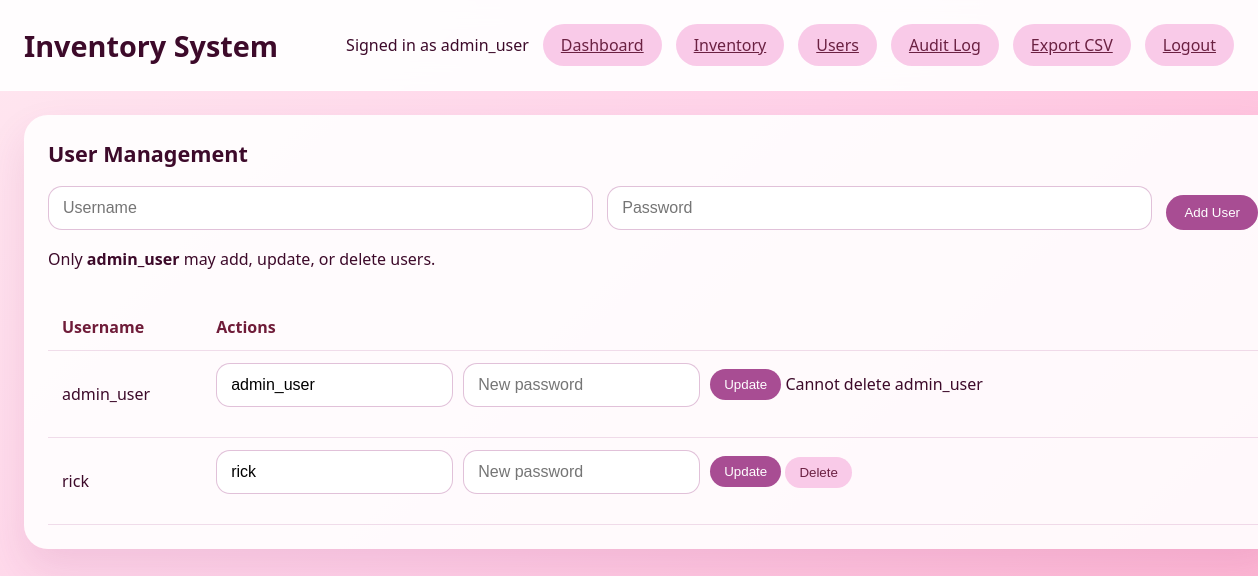
/users (signed in), run on the app's committed database.
### app.py (models this page shows, shortened)
class InventoryItemUser(UserMixin, db.Model):
    __tablename__ = 'inventory_item_user'
    OID = db.Column(db.Integer, primary_key=True)
    username = db.Column(db.String(150), unique=True, nullable=False)
    encrypt_password_hash = db.Column(db.String(255), nullable=False)

### app.py (the view)
@app.route('/users')
@login_required
def users():
    if not is_admin_user():
        flash('User management is restricted to admin_user.', 'danger')
        return redirect(url_for('dashboard'))
    users = InventoryItemUser.query.order_by(InventoryItemUser.username).all()
    return render_template('users.html', users=users)

### app.py (called while the page is built)
@login_manager.user_loader
def load_user(user_id):
    return InventoryItemUser.query.get(int(user_id))

def is_admin_user():
    return current_user.is_authenticated and current_user.username == 'admin_user'

@app.context_processor
def inject_now():
    return {'now': datetime.utcnow()}

### templates/users.html (shortened to what this page needs)
{% extends 'base.html' %}
{% block content %}
<div class="dashboard-grid">
  <section class="panel full-width">
    <h2>User Management</h2>
    <form action="{{ url_for('save_user') }}" method="post" class="grid-form">
      <input type="text" name="username" placeholder="Username" required>
      <input type="password" name="password" placeholder="Password" required>
      <button class="button" type="submit">Add User</button>
    </form>
    <p class="note">Only <strong>admin_user</strong> may add, update, or delete users.</p>
    <div class="user-table-wrapper">
      <table class="user-table">
        <thead>
          <tr>
            <th>Username</th>
            <th>Actions</th>
          </tr>
        </thead>
        <tbody>
          {% for user in users %}
          <tr>
            <td>{{ user.username }}</td>
            <td>
              <form action="{{ url_for('save_user') }}" method="post" class="inline-form user-form">
                {% if user.username == 'admin_user' %}
                  <input type="text" name="username" value="{{ user.username }}" readonly>
                {% else %}
                  <input type="text" name="username" value="{{ user.username }}" required>
                {% endif %}
                <input type="password" name="password" placeholder="New password">
                <button class="button small" type="submit">Update</button>
              </form>
              {% if user.username != 'admin_user' %}
              <form action="{{ url_for('delete_user') }}" method="post" class="inline-form user-form">
                <button class="button small secondary" type="submit">Delete</button>
              </form>
              {% else %}
                <span class="note">Cannot delete admin_user</span>
              {% endif %}
            </td>
          </tr>
          {% endfor %}
        </tbody>
      </table>
    </div>
  </section>
</div>
{% endblock %}

### templates/base.html (shortened to what this page needs)
<!doctype html>
<html lang="en">
<head>
  <link rel="stylesheet" href="{{ url_for('static', filename='css/style.css') }}">
</head>
<body>
  <div class="app-shell">
    <header class="app-header">
      <div class="header-left">
        <h1>Inventory System</h1>
      </div>
      {% if current_user.is_authenticated %}
      <div class="user-bar">
        <span>Signed in as {{ current_user.username }}</span>
        <a class="button secondary" href="{{ url_for('dashboard') }}">Dashboard</a>
        <a class="button secondary" href="{{ url_for('inventory') }}">Inventory</a>
        <a class="button secondary" href="{{ url_for('users') }}">Users</a>
        <a class="button secondary" href="{{ url_for('audit_log') }}">Audit Log</a>
        <a class="button secondary" href="{{ url_for('export_inventory_csv') }}">Export CSV</a>
        <a class="button secondary" href="{{ url_for('logout') }}">Logout</a>
      </div>
      {% endif %}
    </header>
    <main class="page-content">
      {% block content %}{% endblock %}
    </main>
  </div>
</body>
</html>

### static/css/style.css (style rules this page uses)
body { margin: 0; font-family: 'Segoe UI', Tahoma, Geneva, Verdana, sans-serif; background: linear-gradient(135deg, #ffe7f0 0%, #ffd1e8 45%, #ffb3d1 100%); color: #3d0a2a; }
.app-shell { min-height: 100vh; display: flex; flex-direction: column; }
.app-header { padding: 24px; background: rgba(255, 255, 255, 0.92); backdrop-filter: blur(12px); border-bottom: 1px solid rgba(255, 255, 255, 0.7); display: flex; justify-content: space-between; align-items: center; }
.app-header h1 { margin: 0; font-size: 1.8rem; }
.user-bar { display: flex; align-items: center; gap: 14px; }
.button { border: none; padding: 10px 18px; border-radius: 999px; background: #a84d93; color: white; cursor: pointer; transition: background 0.2s ease; }
.button.secondary { background: rgba(249, 200, 231, 0.95); color: #6b2142; }
.button.small { padding: 8px 14px; }
.page-content { padding: 24px; width: 100%; max-width: 1280px; margin: 0 auto; }
.dashboard-grid { display: grid; grid-template-columns: repeat(auto-fit, minmax(280px, 1fr)); gap: 20px; }
.panel { background: rgba(255, 255, 255, 0.9); border-radius: 24px; padding: 24px; box-shadow: 0 20px 40px rgba(150, 45, 113, 0.12); }
.panel.full-width { grid-column: 1 / -1; }
.panel h2 { margin-top: 0; font-size: 1.35rem; }
.inline-form, .grid-form { display: grid; gap: 14px; margin-bottom: 18px; }
.grid-form { grid-template-columns: 1fr 1fr auto; align-items: end; }
.user-table-wrapper { overflow-x: auto; }
.user-table { width: 100%; border-collapse: collapse; margin-top: 18px; }
.user-table th, .user-table td { padding: 12px 14px; border-bottom: 1px solid rgba(169, 77, 147, 0.18); }
.user-table th { text-align: left; color: #6f1c39; }
.user-form { display: inline-grid; grid-auto-flow: column; gap: 10px; align-items: center; }
.grid-form input, .grid-form select, .inline-form input { border: 1px solid rgba(169, 77, 147, 0.35); border-radius: 14px; padding: 12px 14px; font-size: 1rem; background: white; }

### data on the page
InventoryItemUser: username "admin_user", shows "Cannot delete admin_user"
InventoryItemUser: username "rick"
